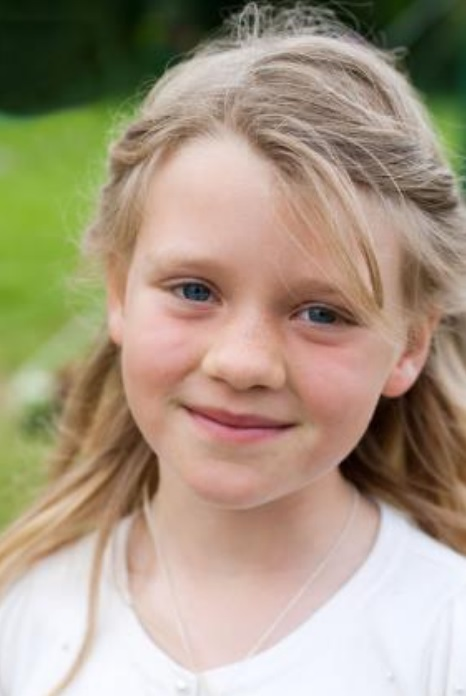
#> input picture girl.jpg, 466 x 696 px
$ python praktika.py
#> lines starting #> are read from the running program, lines starting #| are printed output that depends on the picture; after the words box and inside, x2 and y2 are one past the last pixel; in counts of white or black regions, pixels touching at a corner belong together
import cv2

# Загрузка каскадов для обнаружения лиц, глаз и губ
face_cascade = cv2.CascadeClassifier(cv2.data.haarcascades + 'haarcascade_frontalface_default.xml')
eye_cascade = cv2.CascadeClassifier(cv2.data.haarcascades + 'haarcascade_eye.xml')
mouth_cascade = cv2.CascadeClassifier(cv2.data.haarcascades + 'haarcascade_smile.xml')

# Функция для обнаружения и обводки лиц, глаз и губ на изображении
def detect_features(image_path):
    # Загрузка изображения
#> called with image_path = 'girl.jpg'
    image = cv2.imread(image_path)
#> image is the input picture: shape (696, 466, 3); mean B, G, R 130.8, 152.2, 167.3
    # Преобразование изображения в градации серого
    gray_image = cv2.cvtColor(image, cv2.COLOR_BGR2GRAY)
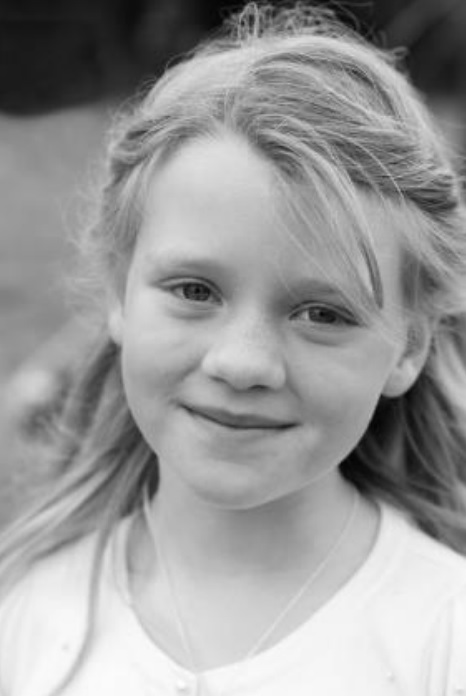
#> gray_image: shape (696, 466); min 4, max 254, mean 154.3

    # Обнаружение лиц на изображении
    faces = face_cascade.detectMultiScale(gray_image, scaleFactor=1.1, minNeighbors=5, minSize=(30, 30))
#> faces = [[85, 175, 331, 331]]

    # Отрисовка прямоугольников вокруг обнаруженных лиц
    for (x, y, w, h) in faces:
        cv2.rectangle(image, (x, y), (x+w, y+h), (255, 0, 0), 2)
        roi_gray = gray_image[y:y+h, x:x+w]
        roi_color = image[y:y+h, x:x+w]

        # Обнаружение глаз внутри области лица
        eyes = eye_cascade.detectMultiScale(roi_gray, scaleFactor=1.8, minNeighbors=11, minSize=(20, 20))
        for (ex, ey, ew, eh) in eyes:
            cv2.rectangle(roi_color, (ex, ey), (ex+ew, ey+eh), (0, 255, 0), 2)

        # Обнаружение губ внутри области лица
        mouths = mouth_cascade.detectMultiScale(roi_gray, scaleFactor=1.7, minNeighbors=11, minSize=(20, 20))
        for (mx, my, mw, mh) in mouths:
            cv2.rectangle(roi_color, (mx, my), (mx+mw, my+mh), (0, 0, 255), 2)
#> this loop made 1 pass
#> (x, y, w, h, eyes, mouths) on pass 1: (85, 175, 331, 331, [[74, 89, 65, 65], [201, 109, 65, 65]], [[73, 199, 177, 88]])
#> pass 1, in detect_features, `roi_gray = gray_image[y:y+h, x:x+w]`:
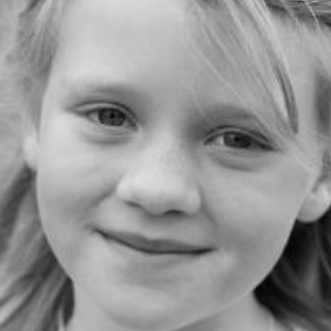
#> roi_gray: shape (331, 331); min 4, max 223, mean 148.8
#> pass 1, in detect_features, `roi_color = image[y:y+h, x:x+w]`:
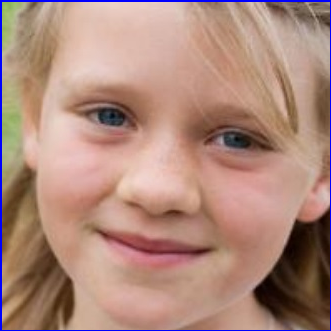
#> roi_color: shape (331, 331, 3); mean B, G, R 124, 137.2, 174.2
#> after the loop:
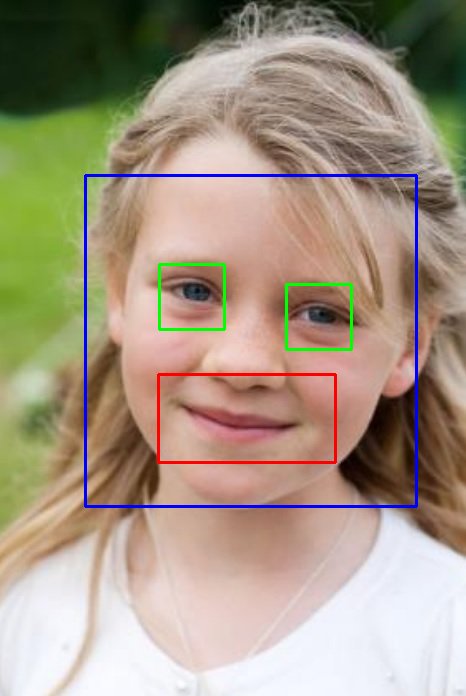
#> image: shape (696, 466, 3); 2.19% of pixels changed, all inside (x1, y1, x2, y2) = (84, 174, 418, 508)
#> after the loop:
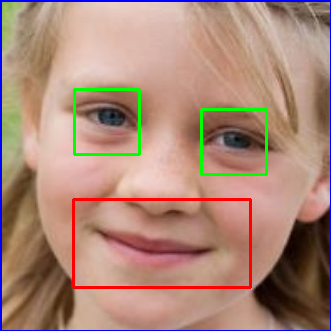
#> roi_color: shape (331, 331, 3); 2.86% of pixels changed, all inside (x1, y1, x2, y2) = (72, 88, 268, 289)

    # Отображение обработанного изображения с обнаруженными лицами, глазами и губами
    cv2.imshow('Detected Features', image)
    cv2.waitKey(0)
    cv2.destroyAllWindows()

# Пример использования функции
if __name__ == "__main__":
    image_path = 'girl.jpg'  # Путь к изображению
    detect_features(image_path)
